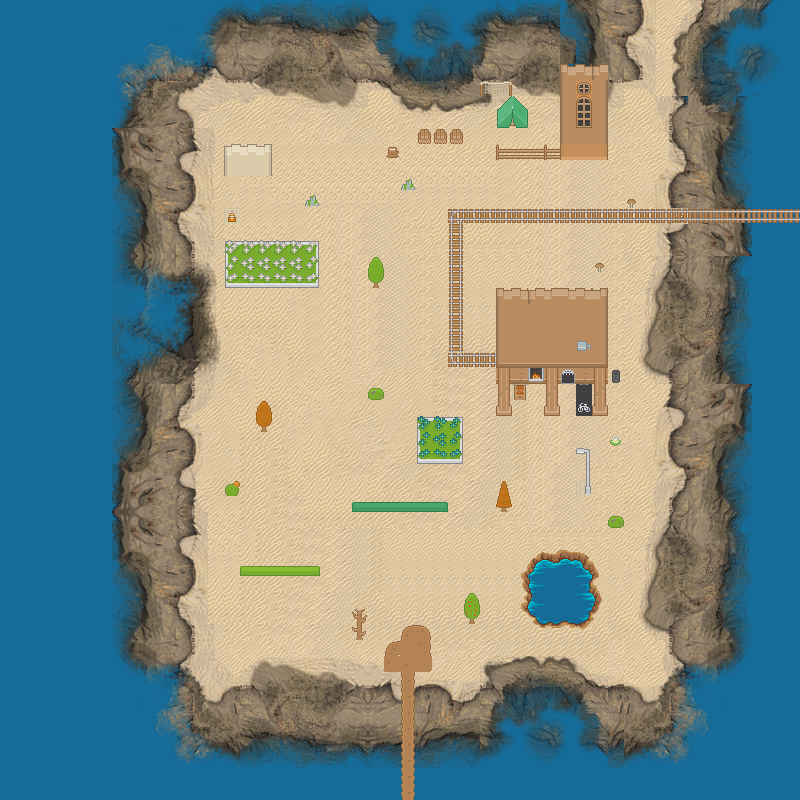

Rendered tile map (Tiled .tmx) drawn with the repository's tilesets; below, a short description and the map source with its tile grids summarised:
An orthogonal 50x50 tile map with 16x16 px tiles, 5 tile layers (BG back, Background, BG2, Buildings, ...), 4 tilesets and 21 objects (19x enemy, player, exit).

<map version="1.0" orientation="orthogonal" renderorder="right-down" width="50" height="50" tilewidth="16" tileheight="16" nextobjectid="27">
 <tileset firstgid="1" name="biniou3" tilewidth="16" tileheight="16" tilecount="4096" columns="64">
  <image source="ground.png" width="1024" height="1024" />
 </tileset>
 <tileset firstgid="4097" name="biniou2" tilewidth="16" tileheight="16" tilecount="4096" columns="64">
  <image source="terrain_atlas.png" width="1024" height="1024" />
 </tileset>
 <tileset firstgid="8193" name="roguelikeSheet" tilewidth="16" tileheight="16" spacing="1" tilecount="1767" columns="57">
  <image source="roguelikeSheet.png" width="968" height="526" />
 </tileset>
 <tileset firstgid="9960" name="roguelikeCity" tilewidth="16" tileheight="16" spacing="1" tilecount="1036" columns="37">
  <image source="roguelikeCity.png" width="628" height="475" />
 </tileset>
 <layer name="BG back" width="50" height="50">
  <data>[2500 cells, 2500 non-empty, 6 distinct tile ids]</data>
 </layer>
 <layer name="Background" width="50" height="50">
  <data>[2500 cells, 1760 non-empty, 861 distinct tile ids]</data>
 </layer>
 <layer name="BG2" width="50" height="50">
  <data>[2500 cells, 16 non-empty, 9 distinct tile ids]</data>
 </layer>
 <layer name="Buildings" width="50" height="50">
  <properties>
   <property name="collidable" type="bool" value="true" />
  </properties>
  <data>[2500 cells, 375 non-empty, 254 distinct tile ids]</data>
 </layer>
 <objectgroup name="objects">
  <object id="1" name="player" type="player" x="653.667" y="12.3333" width="16" height="16" />
  <object id="4" name="exit" type="exit" x="400" y="784" width="16" height="14.5" />
  <object id="8" name="enemy" type="enemy" x="288.5" y="512" width="16" height="16" />
  <object id="9" name="enemy" type="enemy" x="255" y="607.5" width="16" height="16" />
  <object id="10" name="enemy" type="enemy" x="512" y="447.5" width="16" height="16" />
  <object id="11" name="enemy" type="enemy" x="559" y="512" width="16" height="16" />
  <object id="12" name="enemy" type="enemy" x="625" y="655" width="16" height="16" />
  <object id="13" name="enemy" type="enemy" x="448" y="655.5" width="16" height="16" />
  <object id="14" name="enemy" type="enemy" x="400" y="736.5" width="16" height="16" />
  <object id="15" name="enemy" type="enemy" x="384.5" y="543.5" width="16" height="16" />
  <object id="16" name="enemy" type="enemy" x="239" y="337" width="16" height="16" />
  <object id="17" name="enemy" type="enemy" x="208.5" y="113" width="16" height="16" />
  <object id="18" name="enemy" type="enemy" x="536.5" y="123" width="16" height="16" />
  <object id="19" name="enemy" type="enemy" x="482.5" y="241.5" width="16" height="16" />
  <object id="20" name="enemy" type="enemy" x="530.5" y="258.5" width="16" height="16" />
  <object id="21" name="enemy" type="enemy" x="595" y="233.5" width="16" height="16" />
  <object id="22" name="enemy" type="enemy" x="620" y="266.5" width="16" height="16" />
  <object id="23" name="enemy" type="enemy" x="386.5" y="319.5" width="16" height="16" />
  <object id="24" name="enemy" type="enemy" x="396" y="222.5" width="16" height="16" />
  <object id="25" name="enemy" type="enemy" x="312" y="399.5" width="16" height="16" />
  <object id="26" name="enemy" type="enemy" x="603" y="176" width="16" height="16" />
 </objectgroup>
 <layer name="Front" width="50" height="50">
  <data>[2500 cells, 27 non-empty, 21 distinct tile ids]</data>
 </layer>
</map>
